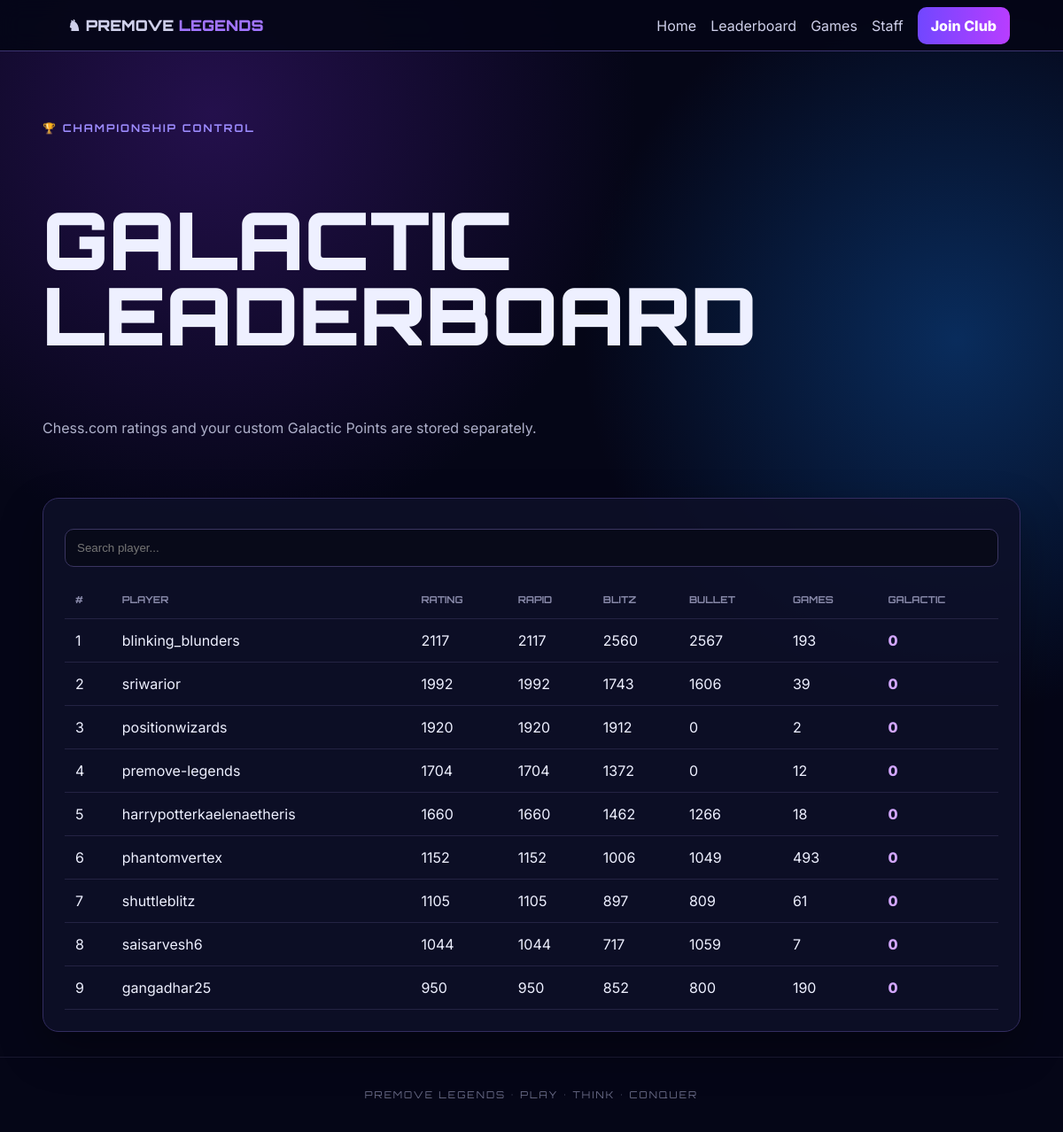
The app's page /leaderboard with its own data.
### tables this page shows
CREATE TABLE players(username TEXT PRIMARY KEY,rating INTEGER DEFAULT 0,rapid INTEGER DEFAULT 0,blitz INTEGER DEFAULT 0,bullet INTEGER DEFAULT 0,games INTEGER DEFAULT 0,galactic_points INTEGER DEFAULT 0,last_sync TEXT);

### app.py (the view)
@APP.route('/leaderboard')
def leaderboard():
 c=db();p=[dict(x) for x in c.execute('SELECT * FROM players ORDER BY galactic_points DESC,rating DESC')];c.close();return render_template('leaderboard.html',players=p,club_url=CLUB_URL,tournament_url=TOURNAMENT_URL)

### app.py (called while the page is built)
def db():
 c=sqlite3.connect(DB); c.row_factory=sqlite3.Row; return c

### templates/leaderboard.html
{% extends 'base.html' %}{% block content %}<section class="pagehead"><small>🏆 CHAMPIONSHIP CONTROL</small><h1>GALACTIC LEADERBOARD</h1><p>Chess.com ratings and your custom Galactic Points are stored separately.</p></section><section class="panel"><input class="search" id="playerSearch" placeholder="Search player..." oninput="filterRows()"><div class="table"><table id="playersTable"><thead><tr><th>#</th><th>PLAYER</th><th>RATING</th><th>RAPID</th><th>BLITZ</th><th>BULLET</th><th>GAMES</th><th>GALACTIC</th></tr></thead><tbody>{% for p in players %}<tr><td>{{loop.index}}</td><td>{{p.username}}</td><td>{{p.rating}}</td><td>{{p.rapid}}</td><td>{{p.blitz}}</td><td>{{p.bullet}}</td><td>{{p.games}}</td><td class="gal">{{p.galactic_points}}</td></tr>{% endfor %}</tbody></table></div></section>{% endblock %}

### static/style.css (style rules this page uses)
* { box-sizing:border-box }
body { margin:0;color:#eef0ff;background:#050617;background-image:radial-gradient(circle at 20% 10%,#24104c 0,transparent 32%),radial-gradient(circle at 90% 30%,#092c5c 0,transparent 30%);font-family:Inter,Arial;min-height:100vh }
.hero small,.pagehead small { color:#9d8cff;font:700 12px Orbitron;letter-spacing:2px }
.hero h1,.pagehead h1 { font:900 clamp(45px,8vw,90px)/.95 Orbitron }
.cards>div,.panel,.invite { background:#0d1028dd;border:1px solid #332d60;border-radius:18px;box-shadow:0 20px 50px #0005 }
.panel { padding:24px;margin:28px 0 }
.search { width:100%;background:#080a19;border:1px solid #3a3561;color:#fff;border-radius:10px;padding:13px;margin:10px 0 16px }
.table { overflow:auto }
table { width:100%;border-collapse:collapse;min-width:760px }
th,td { text-align:left;padding:14px 12px;border-bottom:1px solid #242343 }
th { font:700 11px Orbitron;color:#8889a9 }
.gal { color:#d3a7ff;font-weight:800 }
.pagehead { padding:75px 0 25px }
.pagehead p { color:#aeb0ca }

### records on screen
players: username "blinking_blunders", rating "2117", rapid "2117", blitz "2560", bullet "2567", games "193", galactic_points "0"
players: username "sriwarior", rating "1992", rapid "1992", blitz "1743", bullet "1606", games "39", galactic_points "0"
players: username "positionwizards", rating "1920", rapid "1920", blitz "1912", bullet "0", games "2", galactic_points "0"
players: username "premove-legends", rating "1704", rapid "1704", blitz "1372", bullet "0", games "12", galactic_points "0"
players: username "harrypotterkaelenaetheris", rating "1660", rapid "1660", blitz "1462", bullet "1266", games "18", galactic_points "0"
players: username "phantomvertex", rating "1152", rapid "1152", blitz "1006", bullet "1049", games "493", galactic_points "0"
players: username "shuttleblitz", rating "1105", rapid "1105", blitz "897", bullet "809", games "61", galactic_points "0"
players: username "saisarvesh6", rating "1044", rapid "1044", blitz "717", bullet "1059", games "7", galactic_points "0"
players: username "gangadhar25", rating "950", rapid "950", blitz "852", bullet "800", games "190", galactic_points "0"
